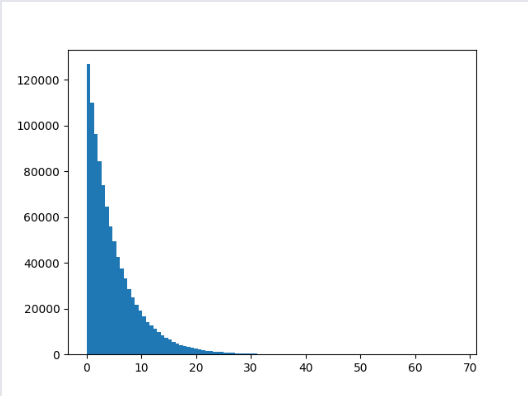

This figure's Python source:
import numpy as np
import matplotlib.pyplot as plt
import bintrees.rbtree as rbtree

ankunft_tree = rbtree.RBTree()
lmb = 0.1
mue = 0.2
nmax = 1000000
zwischenankunft = np.random.exponential(1. / lmb, nmax)

ankunft = np.cumsum(zwischenankunft)
bearbeitungszeit = np.random.exponential(1. / mue, nmax)
for z in zip(ankunft, bearbeitungszeit):
    ankunft_tree.insert(z[0], z[1])

start = []
end = []
latest = 0.


def do_work(key: float, value: float):
    if latest < key:
        start.append(key)
        end.append(key + value)
        last = latest + value
    else:
        start.append(latest)
        end.append(latest + value)
        last = latest + value


while ankunft_tree.count > 0:
    current_item = ankunft_tree.min_item()
    do_work(current_item[0], current_item[1])
    ankunft_tree.remove(current_item[0])

start = np.array(start)
end = np.array(end)
plt.hist(end-ankunft,bins=100)
plt.show()
